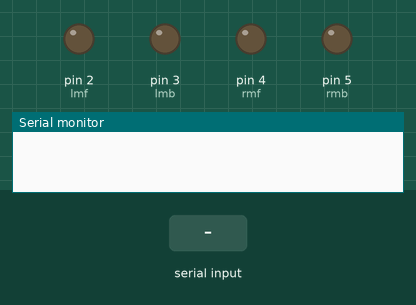
This sketch was run on a simulated Arduino Uno, built with avr-gcc and run on an emulated ATmega328P. Parts: output pins drawn as LEDs (lit = HIGH), the last lines printed to the serial monitor. The inputs (shaded band) are chosen by the test bench.

Above: at 1.2 s.
1.3 s: "F" received over Serial
At 1.9 s:
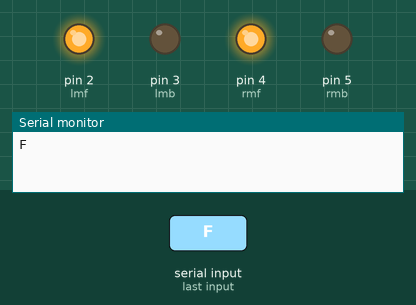
2.8 s: "B" received over Serial
At 4.0 s:
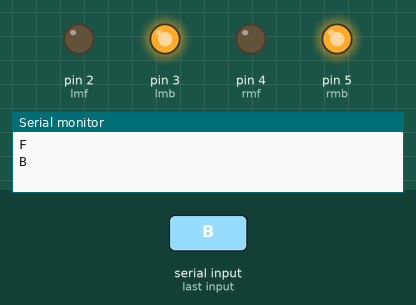
4.3 s: "R" received over Serial
At 5.4 s:
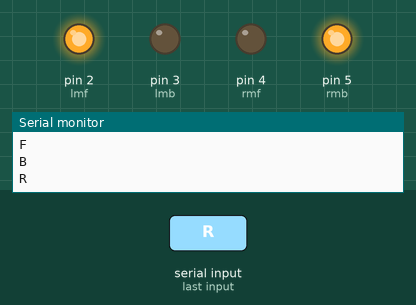
5.8 s: "L" received over Serial
At 6.5 s:
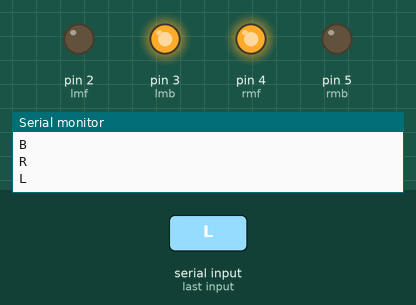
Timing chart, 0 to 8.3 s (numbered marks = the images above; inputs shaded):
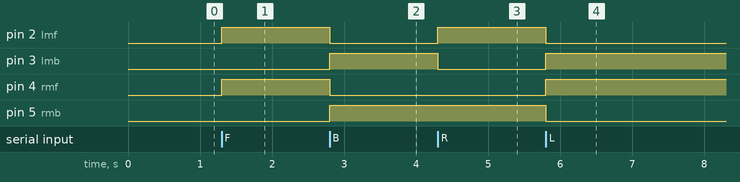

The sketch:

Bluthoot_Car.ino
```cpp
int lmf=2,lmb=3,rmf=4,rmb=5;
char command;
void setup(){
Serial.begin(9600);
pinMode(lmf,OUTPUT);
pinMode(lmb,OUTPUT);
pinMode(rmf,OUTPUT);
pinMode(rmb,OUTPUT);
}
void loop(){
if(Serial.available()>0){
command=Serial.read();
Serial.println(command);
}
if(command=='F')forward();
else if(command=='B')backward();
else if(command=='R')right();
else if(command=='L')left();
else if(command=='S')stop1();
}
void forward(){
digitalWrite(lmf,1);digitalWrite(rmf,1);
digitalWrite(lmb,0);digitalWrite(rmb,0);
}
void backward(){
digitalWrite(lmf,0);digitalWrite(rmf,0);
digitalWrite(lmb,1);digitalWrite(rmb,1);
}
void right(){
digitalWrite(lmf,1);digitalWrite(rmf,0);
digitalWrite(lmb,0);digitalWrite(rmb,1);
}
void left(){
digitalWrite(lmf,0);digitalWrite(rmf,1);
digitalWrite(lmb,1);digitalWrite(rmb,0);
}
void stop1(){
digitalWrite(lmf,0);digitalWrite(rmf,0);
digitalWrite(lmb,0);digitalWrite(rmb,0);
}
```

Measured:
- after the input at 1.3 s, pin 2 (lmf), pin 4 (rmf): LOW → HIGH at once
- after the input at 2.8 s, pin 2 (lmf), pin 4 (rmf): HIGH → LOW at once; pin 3 (lmb), pin 5 (rmb): LOW → HIGH at once
- after the input at 4.3 s, pin 2 (lmf): LOW → HIGH at once; pin 3 (lmb): HIGH → LOW at once
- after the input at 5.8 s, pin 2 (lmf), pin 5 (rmb): HIGH → LOW at once; pin 3 (lmb), pin 4 (rmf): LOW → HIGH at once
